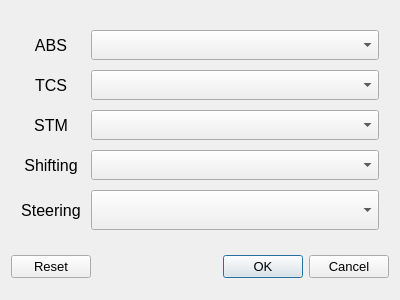
<?xml version="1.0" encoding="UTF-8"?>
<ui version="4.0">
 <class>SettingsDialog</class>
 <widget class="QDialog" name="SettingsDialog">
  <property name="geometry">
   <rect>
    <x>0</x>
    <y>0</y>
    <width>400</width>
    <height>300</height>
   </rect>
  </property>
  <property name="windowTitle">
   <string>Settings</string>
  </property>
  <layout class="QVBoxLayout" name="verticalLayout">
   <item>
    <layout class="QGridLayout" name="gridLayout_main_assists">
     <property name="leftMargin">
      <number>10</number>
     </property>
     <property name="topMargin">
      <number>10</number>
     </property>
     <property name="rightMargin">
      <number>10</number>
     </property>
     <property name="bottomMargin">
      <number>10</number>
     </property>
     <property name="spacing">
      <number>10</number>
     </property>
     <item row="4" column="0">
      <widget class="QLabel" name="label_assists_steering">
       <property name="minimumSize">
        <size>
         <width>50</width>
         <height>20</height>
        </size>
       </property>
       <property name="maximumSize">
        <size>
         <width>16777215</width>
         <height>40</height>
        </size>
       </property>
       <property name="font">
        <font>
         <pointsize>12</pointsize>
        </font>
       </property>
       <property name="text">
        <string>Steering</string>
       </property>
       <property name="alignment">
        <set>Qt::AlignCenter</set>
       </property>
      </widget>
     </item>
     <item row="0" column="1">
      <widget class="QComboBox" name="comboBox_assists_abs">
       <property name="sizePolicy">
        <sizepolicy hsizetype="Expanding" vsizetype="Preferred">
         <horstretch>0</horstretch>
         <verstretch>0</verstretch>
        </sizepolicy>
       </property>
       <property name="minimumSize">
        <size>
         <width>50</width>
         <height>20</height>
        </size>
       </property>
       <property name="maximumSize">
        <size>
         <width>16777215</width>
         <height>30</height>
        </size>
       </property>
      </widget>
     </item>
     <item row="2" column="1">
      <widget class="QComboBox" name="comboBox_assists_stm">
       <property name="sizePolicy">
        <sizepolicy hsizetype="Expanding" vsizetype="Preferred">
         <horstretch>0</horstretch>
         <verstretch>0</verstretch>
        </sizepolicy>
       </property>
       <property name="minimumSize">
        <size>
         <width>50</width>
         <height>20</height>
        </size>
       </property>
       <property name="maximumSize">
        <size>
         <width>16777215</width>
         <height>30</height>
        </size>
       </property>
      </widget>
     </item>
     <item row="3" column="1">
      <widget class="QComboBox" name="comboBox_assists_shifting">
       <property name="sizePolicy">
        <sizepolicy hsizetype="Expanding" vsizetype="Preferred">
         <horstretch>0</horstretch>
         <verstretch>0</verstretch>
        </sizepolicy>
       </property>
       <property name="minimumSize">
        <size>
         <width>50</width>
         <height>20</height>
        </size>
       </property>
       <property name="maximumSize">
        <size>
         <width>16777215</width>
         <height>30</height>
        </size>
       </property>
      </widget>
     </item>
     <item row="1" column="1">
      <widget class="QComboBox" name="comboBox_assists_tcs">
       <property name="sizePolicy">
        <sizepolicy hsizetype="Expanding" vsizetype="Preferred">
         <horstretch>0</horstretch>
         <verstretch>0</verstretch>
        </sizepolicy>
       </property>
       <property name="minimumSize">
        <size>
         <width>50</width>
         <height>20</height>
        </size>
       </property>
       <property name="maximumSize">
        <size>
         <width>16777215</width>
         <height>30</height>
        </size>
       </property>
      </widget>
     </item>
     <item row="3" column="0">
      <widget class="QLabel" name="label_assists_shifting">
       <property name="minimumSize">
        <size>
         <width>50</width>
         <height>20</height>
        </size>
       </property>
       <property name="maximumSize">
        <size>
         <width>16777215</width>
         <height>30</height>
        </size>
       </property>
       <property name="font">
        <font>
         <pointsize>12</pointsize>
        </font>
       </property>
       <property name="text">
        <string>Shifting</string>
       </property>
       <property name="alignment">
        <set>Qt::AlignCenter</set>
       </property>
      </widget>
     </item>
     <item row="0" column="0">
      <widget class="QLabel" name="label_assists_abs">
       <property name="minimumSize">
        <size>
         <width>50</width>
         <height>20</height>
        </size>
       </property>
       <property name="maximumSize">
        <size>
         <width>16777215</width>
         <height>30</height>
        </size>
       </property>
       <property name="font">
        <font>
         <pointsize>12</pointsize>
        </font>
       </property>
       <property name="text">
        <string>ABS</string>
       </property>
       <property name="alignment">
        <set>Qt::AlignCenter</set>
       </property>
      </widget>
     </item>
     <item row="1" column="0">
      <widget class="QLabel" name="label_assists_tcs">
       <property name="minimumSize">
        <size>
         <width>50</width>
         <height>20</height>
        </size>
       </property>
       <property name="maximumSize">
        <size>
         <width>16777215</width>
         <height>30</height>
        </size>
       </property>
       <property name="font">
        <font>
         <pointsize>12</pointsize>
        </font>
       </property>
       <property name="text">
        <string>TCS</string>
       </property>
       <property name="alignment">
        <set>Qt::AlignCenter</set>
       </property>
      </widget>
     </item>
     <item row="2" column="0">
      <widget class="QLabel" name="label_assists_stm">
       <property name="minimumSize">
        <size>
         <width>50</width>
         <height>20</height>
        </size>
       </property>
       <property name="maximumSize">
        <size>
         <width>16777215</width>
         <height>30</height>
        </size>
       </property>
       <property name="font">
        <font>
         <pointsize>12</pointsize>
        </font>
       </property>
       <property name="text">
        <string>STM</string>
       </property>
       <property name="alignment">
        <set>Qt::AlignCenter</set>
       </property>
      </widget>
     </item>
     <item row="4" column="1">
      <widget class="QComboBox" name="comboBox_assists_steering">
       <property name="minimumSize">
        <size>
         <width>50</width>
         <height>20</height>
        </size>
       </property>
       <property name="maximumSize">
        <size>
         <width>16777215</width>
         <height>40</height>
        </size>
       </property>
      </widget>
     </item>
    </layout>
   </item>
   <item>
    <widget class="QDialogButtonBox" name="buttonBox">
     <property name="font">
      <font>
       <pointsize>10</pointsize>
      </font>
     </property>
     <property name="orientation">
      <enum>Qt::Horizontal</enum>
     </property>
     <property name="standardButtons">
      <set>QDialogButtonBox::Cancel|QDialogButtonBox::Ok|QDialogButtonBox::Reset</set>
     </property>
    </widget>
   </item>
  </layout>
 </widget>
 <resources/>
 <connections>
  <connection>
   <sender>buttonBox</sender>
   <signal>accepted()</signal>
   <receiver>SettingsDialog</receiver>
   <slot>accept()</slot>
   <hints>
    <hint type="sourcelabel">
     <x>248</x>
     <y>254</y>
    </hint>
    <hint type="destinationlabel">
     <x>157</x>
     <y>274</y>
    </hint>
   </hints>
  </connection>
  <connection>
   <sender>buttonBox</sender>
   <signal>rejected()</signal>
   <receiver>SettingsDialog</receiver>
   <slot>reject()</slot>
   <hints>
    <hint type="sourcelabel">
     <x>316</x>
     <y>260</y>
    </hint>
    <hint type="destinationlabel">
     <x>286</x>
     <y>274</y>
    </hint>
   </hints>
  </connection>
 </connections>
</ui>
